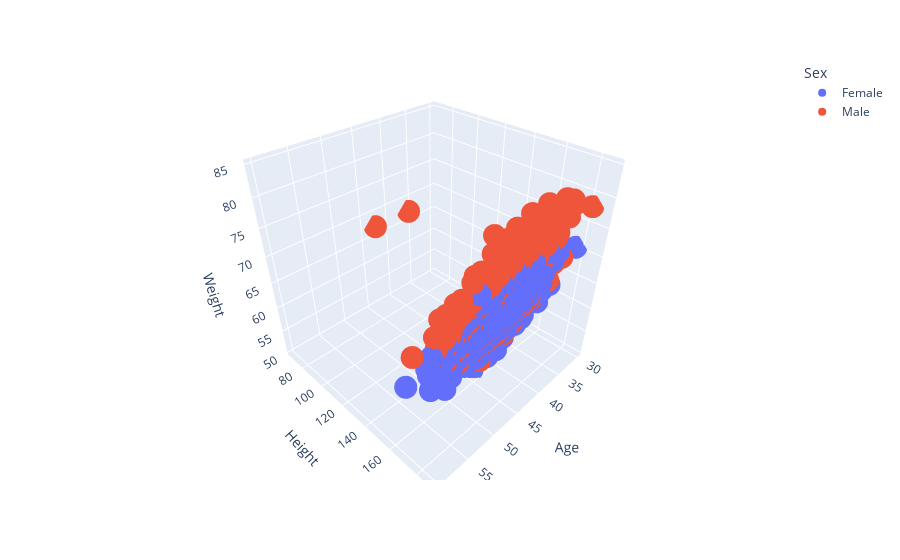

Notebook cell for this chart:
### Code cell
# plot
fig = px.scatter_3d(weight_data, x='Age', y='Height', z='Weight',
              color='Sex')
fig.show()

### Figure 1 — Plotly figure (JSON) as saved in the notebook; plotly's stock layout.template omitted (floating-point values rounded to 4 significant figures; data arrays with more than 128 entries replaced by an {"elided": "..."} marker saying what was removed)
{"data": [{"hovertemplate": "Sex=Female<br>Age=%{x}<br>Height=%{y}<br>Weight=%{z}<extra></extra>", "legendgroup": "Female", "marker": {"color": "#636efa", "symbol": "circle"}, "mode": "markers", "name": "Female", "scene": "scene", "showlegend": true, "type": "scatter3d", "x": {"elided": "504 int values"}, "y": {"elided": "504 float values"}, "z": {"elided": "504 float values"}}, {"hovertemplate": "Sex=Male<br>Age=%{x}<br>Height=%{y}<br>Weight=%{z}<extra></extra>", "legendgroup": "Male", "marker": {"color": "#EF553B", "symbol": "circle"}, "mode": "markers", "name": "Male", "scene": "scene", "showlegend": true, "type": "scatter3d", "x": {"elided": "504 int values"}, "y": {"elided": "504 float values"}, "z": {"elided": "504 float values"}}], "layout": {"legend": {"title": {"text": "Sex"}, "tracegroupgap": 0}, "margin": {"t": 60}, "scene": {"domain": {"x": [0, 1], "y": [0, 1]}, "xaxis": {"title": {"text": "Age"}}, "yaxis": {"title": {"text": "Height"}}, "zaxis": {"title": {"text": "Weight"}}}}}
